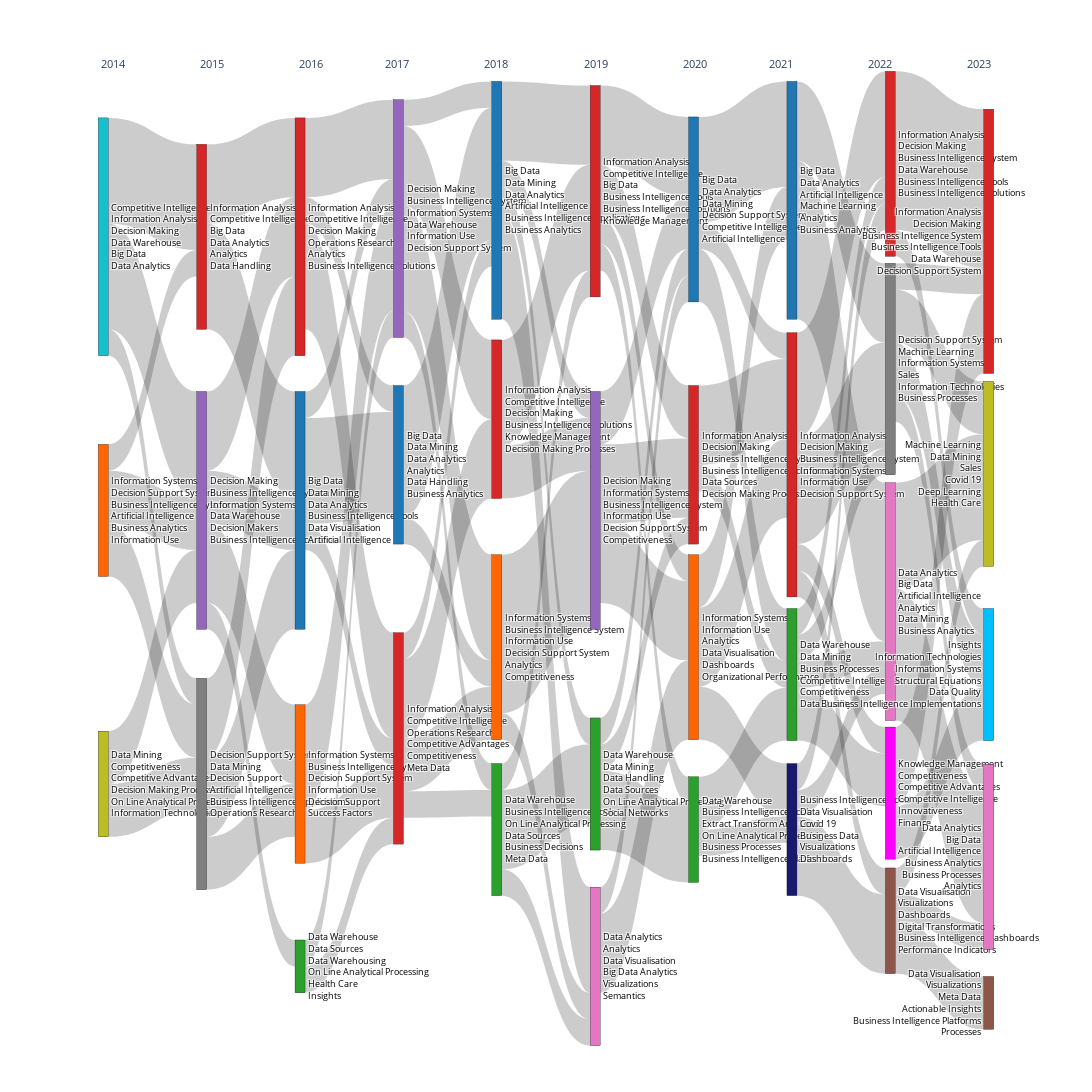

Here is the notebook cell this chart was saved with:
### Code cell
import sankey

# 2014 3
# 2015 3
# 2016 4
# 2017 3
# 2018 4
# 2019 4
# 2020 4
# 2021 4
# 2022 5
# 2023 5


def flip_cluster(json_data, year, c1, c2):
    aux = json_data[year][c1]
    json_data[year][c1] = json_data[year][c2]
    json_data[year][c2] = aux
    return json_data


# json_data = flip_cluster(json_data, '2017', '0', '1')


BIG_DATA_BLUE = 'RGB(31,119,180)'
DATA_WAREHOUSE_GREEN = 'RGB(44,160,44)'
INFORMATION_ANALYSIS_RED = 'RGB(214,39,40)'
INFORMATION_SYSTEMS_ORANGE = 'RGB(255,102,0)'
DECISION_MAKING_PURPLE = 'RGB(148,103,189)'
DATA_VISUALIZATION_BROWN = 'RGB(140,86,75)'
DATA_ANALYTICS_YELLOW = 'RGB(227,119,194)'
DECISION_SUPPORT_SYSTEMS_GRAY = 'RGB(127,127,127)'
DATA_MINING_PINK = 'RGB(188,189,34)'
COMPETITIVE_INTELLIGENCE__CYAN = 'RGB(23,190,207)'
MACHINE_LEARNING_OLIVE = 'RGB(188,189,34)'
INSIGHTS_SKY = 'RGB(0, 191, 255)'
KNOWLEDGE_MANAGEMENT_MAGENTA = 'RGB(255, 0, 255)'
BI_TOOLS_FOREST = 'RGB(25, 25, 112)'

sankey.make_sankey_plot(
    json_data,
    y=[ 
        # 2014: 3
        0.15,
        0.45,
        0.75,
        #
        # 2015: 3
        0.15,
        0.45,
        0.75,
        #
        # 2016: 4
        0.15,
        0.45,
        0.75,
        0.95,
        #
        # 2017: 3
        0.13,
        0.40,
        0.70,
        #
        # 2018: 4
        0.11,
        0.35,
        0.60,
        0.80,
        #
        # 2019: 4
        0.10,
        0.45,
        0.75,
        0.95,
        #
        # 2020: 4
        0.12,
        0.40,
        0.60,
        0.80,
        #
        # 2021: 4
        0.11,
        0.40,
        0.63, 
        0.80,
        #
        # 2022: 5
        0.07,
        0.295,
        0.55,
        0.76,    
        0.90,
        #
        # 2023: 5
        0.155,
        0.41,
        0.63,
        0.83,                           
        0.99,
    ],
    color=[
        COMPETITIVE_INTELLIGENCE__CYAN, INFORMATION_SYSTEMS_ORANGE, DATA_MINING_PINK,
        INFORMATION_ANALYSIS_RED, DECISION_MAKING_PURPLE, DECISION_SUPPORT_SYSTEMS_GRAY,
        INFORMATION_ANALYSIS_RED, BIG_DATA_BLUE, INFORMATION_SYSTEMS_ORANGE, DATA_WAREHOUSE_GREEN,
        DECISION_MAKING_PURPLE, BIG_DATA_BLUE, INFORMATION_ANALYSIS_RED,
        BIG_DATA_BLUE, INFORMATION_ANALYSIS_RED, INFORMATION_SYSTEMS_ORANGE, DATA_WAREHOUSE_GREEN,
        INFORMATION_ANALYSIS_RED, DECISION_MAKING_PURPLE, DATA_WAREHOUSE_GREEN, DATA_ANALYTICS_YELLOW,
        BIG_DATA_BLUE, INFORMATION_ANALYSIS_RED, INFORMATION_SYSTEMS_ORANGE, DATA_WAREHOUSE_GREEN,
        BIG_DATA_BLUE, INFORMATION_ANALYSIS_RED, DATA_WAREHOUSE_GREEN, BI_TOOLS_FOREST,
        INFORMATION_ANALYSIS_RED, DECISION_SUPPORT_SYSTEMS_GRAY, DATA_ANALYTICS_YELLOW, KNOWLEDGE_MANAGEMENT_MAGENTA, DATA_VISUALIZATION_BROWN,
        INFORMATION_ANALYSIS_RED, MACHINE_LEARNING_OLIVE, INSIGHTS_SKY, DATA_ANALYTICS_YELLOW, DATA_VISUALIZATION_BROWN,

    ],
).update_layout(width=1600, height=1100, font={'size': 6}).show()

### Figure 1 — Plotly figure (JSON) as saved in the notebook; plotly's stock layout.template omitted (floating-point values rounded to 4 significant figures)
{"data": [{"arrangement": "fixed", "link": {"source": [0, 0, 0, 1, 1, 1, 2, 2, 3, 3, 4, 4, 4, 4, 5, 5, 5, 6, 6, 6, 7, 7, 7, 8, 8, 9, 9, 10, 10, 10, 10, 11, 11, 12, 12, 12, 12, 13, 13, 13, 13, 14, 14, 15, 15, 16, 16, 16, 17, 17, 17, 17, 18, 18, 18, 19, 19, 19, 20, 20, 21, 21, 21, 22, 22, 23, 23, 23, 24, 24, 25, 25, 26, 26, 26, 26, 27, 27, 27, 27, 28, 28, 28, 29, 29, 30, 30, 30, 30, 31, 31, 32, 32, 33, 33, 33], "target": [3, 4, 5, 4, 5, 3, 5, 4, 6, 7, 6, 8, 9, 7, 8, 7, 6, 12, 10, 11, 11, 12, 10, 10, 12, 10, 12, 14, 15, 16, 13, 13, 15, 14, 15, 16, 13, 17, 19, 20, 18, 17, 18, 18, 20, 19, 17, 20, 22, 21, 24, 23, 22, 23, 21, 24, 21, 22, 21, 23, 25, 27, 26, 26, 27, 26, 25, 28, 27, 28, 31, 30, 29, 30, 32, 33, 29, 31, 30, 32, 29, 33, 31, 34, 36, 34, 35, 36, 37, 37, 35, 36, 34, 38, 37, 35], "value": [4, 4, 1, 2, 2, 1, 2, 2, 3, 4, 3, 3, 1, 2, 2, 3, 3, 4, 3, 1, 4, 1, 1, 4, 2, 1, 1, 3, 4, 1, 1, 5, 1, 3, 2, 1, 1, 3, 1, 4, 1, 4, 2, 6, 1, 3, 1, 1, 2, 3, 1, 1, 3, 3, 2, 3, 1, 1, 1, 3, 4, 2, 1, 3, 1, 3, 2, 2, 2, 1, 6, 3, 4, 4, 1, 1, 1, 1, 1, 2, 1, 3, 1, 6, 1, 1, 2, 2, 1, 5, 4, 2, 3, 2, 1, 1]}, "node": {"color": ["RGB(23,190,207)", "RGB(255,102,0)", "RGB(188,189,34)", "RGB(214,39,40)", "RGB(148,103,189)", "RGB(127,127,127)", "RGB(214,39,40)", "RGB(31,119,180)", "RGB(255,102,0)", "RGB(44,160,44)", "RGB(148,103,189)", "RGB(31,119,180)", "RGB(214,39,40)", "RGB(31,119,180)", "RGB(214,39,40)", "RGB(255,102,0)", "RGB(44,160,44)", "RGB(214,39,40)", "RGB(148,103,189)", "RGB(44,160,44)", "RGB(227,119,194)", "RGB(31,119,180)", "RGB(214,39,40)", "RGB(255,102,0)", "RGB(44,160,44)", "RGB(31,119,180)", "RGB(214,39,40)", "RGB(44,160,44)", "RGB(25, 25, 112)", "RGB(214,39,40)", "RGB(127,127,127)", "RGB(227,119,194)", "RGB(255, 0, 255)", "RGB(140,86,75)", "RGB(214,39,40)", "RGB(188,189,34)", "RGB(0, 191, 255)", "RGB(227,119,194)", "RGB(140,86,75)"], "label": ["Competitive Intelligence<br>Information Analysis<br>Decision Making<br>Data Warehouse<br>Big Data<br>Data Analytics", "Information Systems<br>Decision Support System<br>Business Intelligence System<br>Artificial Intelligence<br>Business Analytics<br>Information Use", "Data Mining<br>Competitiveness<br>Competitive Advantages<br>Decision Making Processes<br>On Line Analytical Processing<br>Information Technologies", "Information Analysis<br>Competitive Intelligence<br>Big Data<br>Data Analytics<br>Analytics<br>Data Handling", "Decision Making<br>Business Intelligence System<br>Information Systems<br>Data Warehouse<br>Decision Makers<br>Business Intelligence Solutions", "Decision Support System<br>Data Mining<br>Decision Support<br>Artificial Intelligence<br>Business Intelligence Applications<br>Operations Research", "Information Analysis<br>Competitive Intelligence<br>Decision Making<br>Operations Research<br>Analytics<br>Business Intelligence Solutions", "Big Data<br>Data Mining<br>Data Analytics<br>Business Intelligence Tools<br>Data Visualisation<br>Artificial Intelligence", "Information Systems<br>Business Intelligence System<br>Decision Support System<br>Information Use<br>Decision Support<br>Success Factors", "Data Warehouse<br>Data Sources<br>Data Warehousing<br>On Line Analytical Processing<br>Health Care<br>Insights", "Decision Making<br>Business Intelligence System<br>Information Systems<br>Data Warehouse<br>Information Use<br>Decision Support System", "Big Data<br>Data Mining<br>Data Analytics<br>Analytics<br>Data Handling<br>Business Analytics", "Information Analysis<br>Competitive Intelligence<br>Operations Research<br>Competitive Advantages<br>Competitiveness<br>Meta Data", "Big Data<br>Data Mining<br>Data Analytics<br>Artificial Intelligence<br>Business Intelligence Applications<br>Business Analytics", "Information Analysis<br>Competitive Intelligence<br>Decision Making<br>Business Intelligence Solutions<br>Knowledge Management<br>Decision Making Processes", "Information Systems<br>Business Intelligence System<br>Information Use<br>Decision Support System<br>Analytics<br>Competitiveness", "Data Warehouse<br>Business Intelligence Tools<br>On Line Analytical Processing<br>Data Sources<br>Business Decisions<br>Meta Data", "Information Analysis<br>Competitive Intelligence<br>Big Data<br>Business Intelligence Tools<br>Business Intelligence Solutions<br>Knowledge Management", "Decision Making<br>Information Systems<br>Business Intelligence System<br>Information Use<br>Decision Support System<br>Competitiveness", "Data Warehouse<br>Data Mining<br>Data Handling<br>Data Sources<br>On Line Analytical Processing<br>Social Networks", "Data Analytics<br>Analytics<br>Data Visualisation<br>Big Data Analytics<br>Visualizations<br>Semantics", "Big Data<br>Data Analytics<br>Data Mining<br>Decision Support System<br>Competitive Intelligence<br>Artificial Intelligence", "Information Analysis<br>Decision Making<br>Business Intelligence System<br>Business Intelligence Solutions<br>Data Sources<br>Decision Making Processes", "Information Systems<br>Information Use<br>Analytics<br>Data Visualisation<br>Dashboards<br>Organizational Performance", "Data Warehouse<br>Business Intelligence Tools<br>Extract Transform And Load<br>On Line Analytical Processing<br>Business Processes<br>Business Intelligence Platforms", "Big Data<br>Data Analytics<br>Artificial Intelligence<br>Machine Learning<br>Analytics<br>Business Analytics", "Information Analysis<br>Decision Making<br>Business Intelligence System<br>Information Systems<br>Information Use<br>Decision Support System", "Data Warehouse<br>Data Mining<br>Business Processes<br>Competitive Intelligence<br>Competitiveness<br>Data Quality", "Business Intelligence Tools<br>Data Visualisation<br>Covid 19<br>Business Data<br>Visualizations<br>Dashboards", "Information Analysis<br>Decision Making<br>Business Intelligence System<br>Data Warehouse<br>Business Intelligence Tools<br>Business Intelligence Solutions", "Decision Support System<br>Machine Learning<br>Information Systems<br>Sales<br>Information Technologies<br>Business Processes", "Data Analytics<br>Big Data<br>Artificial Intelligence<br>Analytics<br>Data Mining<br>Business Analytics", "Knowledge Management<br>Competitiveness<br>Competitive Advantages<br>Competitive Intelligence<br>Innovativeness<br>Finance", "Data Visualisation<br>Visualizations<br>Dashboards<br>Digital Transformations<br>Business Intelligence Dashboards<br>Performance Indicators", "Information Analysis<br>Decision Making<br>Business Intelligence System<br>Business Intelligence Tools<br>Data Warehouse<br>Decision Support System", "Machine Learning<br>Data Mining<br>Sales<br>Covid 19<br>Deep Learning<br>Health Care", "Insights<br>Information Technologies<br>Information Systems<br>Structural Equations<br>Data Quality<br>Business Intelligence Implementations", "Data Analytics<br>Big Data<br>Artificial Intelligence<br>Business Analytics<br>Business Processes<br>Analytics", "Data Visualisation<br>Visualizations<br>Meta Data<br>Actionable Insights<br>Business Intelligence Platforms<br>Processes"], "line": {"color": "black", "width": 0.3}, "pad": 10, "thickness": 10, "x": [0.025, 0.025, 0.025, 0.1306, 0.1306, 0.1306, 0.2361, 0.2361, 0.2361, 0.2361, 0.3417, 0.3417, 0.3417, 0.4472, 0.4472, 0.4472, 0.4472, 0.5528, 0.5528, 0.5528, 0.5528, 0.6583, 0.6583, 0.6583, 0.6583, 0.7639, 0.7639, 0.7639, 0.7639, 0.8694, 0.8694, 0.8694, 0.8694, 0.8694, 0.975, 0.975, 0.975, 0.975, 0.975], "y": [0.15, 0.45, 0.75, 0.15, 0.45, 0.75, 0.15, 0.45, 0.75, 0.95, 0.13, 0.4, 0.7, 0.11, 0.35, 0.6, 0.8, 0.1, 0.45, 0.75, 0.95, 0.12, 0.4, 0.6, 0.8, 0.11, 0.4, 0.63, 0.8, 0.07, 0.295, 0.55, 0.76, 0.9, 0.155, 0.41, 0.63, 0.83, 0.99]}, "textfont": {"color": "black", "size": 9}, "type": "sankey"}], "layout": {"annotations": [{"align": "center", "font": {"size": 11}, "showarrow": false, "text": "2014", "x": 0.02, "xref": "paper", "y": 1.05, "yref": "paper"}, {"align": "center", "font": {"size": 11}, "showarrow": false, "text": "2015", "x": 0.1267, "xref": "paper", "y": 1.05, "yref": "paper"}, {"align": "center", "font": {"size": 11}, "showarrow": false, "text": "2016", "x": 0.2333, "xref": "paper", "y": 1.05, "yref": "paper"}, {"align": "center", "font": {"size": 11}, "showarrow": false, "text": "2017", "x": 0.34, "xref": "paper", "y": 1.05, "yref": "paper"}, {"align": "center", "font": {"size": 11}, "showarrow": false, "text": "2018", "x": 0.4467, "xref": "paper", "y": 1.05, "yref": "paper"}, {"align": "center", "font": {"size": 11}, "showarrow": false, "text": "2019", "x": 0.5533, "xref": "paper", "y": 1.05, "yref": "paper"}, {"align": "center", "font": {"size": 11}, "showarrow": false, "text": "2020", "x": 0.66, "xref": "paper", "y": 1.05, "yref": "paper"}, {"align": "center", "font": {"size": 11}, "showarrow": false, "text": "2021", "x": 0.7667, "xref": "paper", "y": 1.05, "yref": "paper"}, {"align": "center", "font": {"size": 11}, "showarrow": false, "text": "2022", "x": 0.8733, "xref": "paper", "y": 1.05, "yref": "paper"}, {"align": "center", "font": {"size": 11}, "showarrow": false, "text": "2023", "x": 0.98, "xref": "paper", "y": 1.05, "yref": "paper"}], "font": {"size": 6}, "height": 1100, "width": 1600}}
